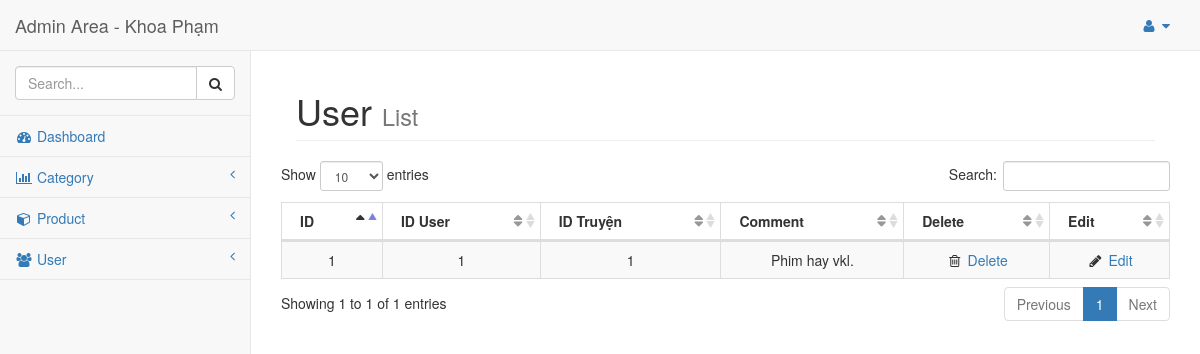
The app's page /public/admin/comment_list.php, older data.
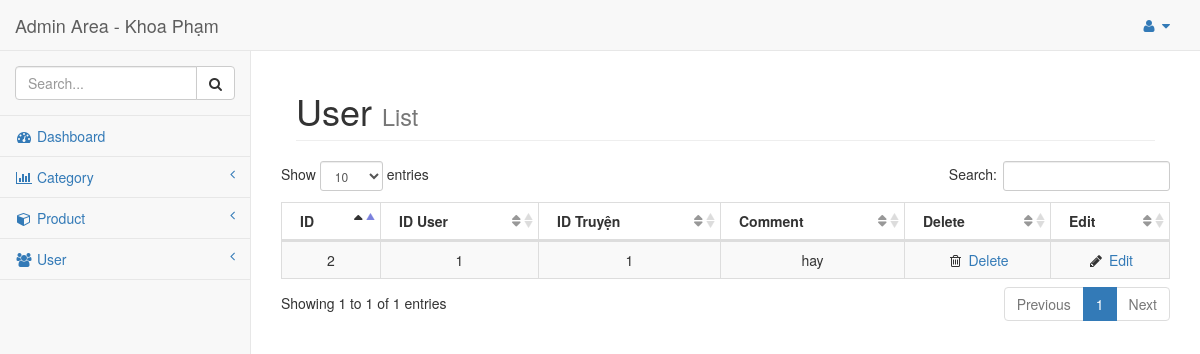
The same page, newer data.
### tables this page shows
CREATE TABLE `comments` (
  `id` int(11) NOT NULL,
  `id_truyen` int(11) NOT NULL,
  `id_user` int(11) NOT NULL,
  `comment` text NOT NULL
);

### model/database.php (called while the page is built, shortened)
<?php
class database{
    public $_dbh = '';
    public $_sql = '';
    public function database() {
        $this->_dbh = new PDO('mysql:host=localhost; dbname=web_assignment','root','');
        $this->_dbh->query('set names "utf8"');
    }
    public function setQuery($sql) {
        $this->_sql = $sql;
    }
    public function execute($options=array()) {
        $this->_cursor = $this->_dbh->prepare($this->_sql);
        $this->_cursor->execute();
        return $this->_cursor;
    }
    public function loadAllRows($options=array()) {
        if(!$options) {
            if(!$result = $this->execute())
                return false;
        }
        else {
            if(!$result = $this->execute($options))
                return false;
        }
        return $result->fetchAll(PDO::FETCH_OBJ);
    }
}
?>

### controller/CommentController.php (called while the page is built, shortened)
<?php
include("../../model/Comment.php");
class CommentController
{
	public function index()
	{
		$comment = new Comment();
		$comments = $comment->getAllComment();
		return array('comment'=>$comments);
	}
}
?>

### model/Comment.php (called while the page is built, shortened)
<?php
include('database.php');
class Comment extends database
{
	function getAllComment()
	{
		$sql = "SELECT * FROM comments";
		return $this->loadAllRows();
	}
}
?>

### public/admin/comment_list.php (the view, shortened to what this page needs)
<?php
include("../../controller/CommentController.php");
$comment = new CommentController();
$comments = $comment->index();
?>
<!DOCTYPE html>
<html lang="en">
<head>
    <link href="bower_components/bootstrap/dist/css/bootstrap.min.css" rel="stylesheet">
    <link href="bower_components/metisMenu/dist/metisMenu.min.css" rel="stylesheet">
    <link href="dist/css/sb-admin-2.css" rel="stylesheet">
    <link href="bower_components/font-awesome/css/font-awesome.min.css" rel="stylesheet" type="text/css">
    <link href="bower_components/datatables-plugins/integration/bootstrap/3/dataTables.bootstrap.css" rel="stylesheet">
    <link href="bower_components/datatables-responsive/css/dataTables.responsive.css" rel="stylesheet">
</head>
<body>
    <div id="wrapper">
        <nav class="navbar navbar-default navbar-static-top" role="navigation" style="margin-bottom: 0">
            <div class="navbar-header">
                <a class="navbar-brand" href="index.html">Admin Area - Khoa Phạm</a>
            </div>
            <ul class="nav navbar-top-links navbar-right">
                <li class="dropdown">
                    <a class="dropdown-toggle" data-toggle="dropdown" href="#">
                        <i class="fa fa-user fa-fw"></i>  <i class="fa fa-caret-down"></i>
                    </a>
                </li>
            </ul>
            <div class="navbar-default sidebar" role="navigation">
                <div class="sidebar-nav navbar-collapse">
                    <ul class="nav" id="side-menu">
                        <li class="sidebar-search">
                            <div class="input-group custom-search-form">
                                <input type="text" class="form-control" placeholder="Search...">
                                <span class="input-group-btn">
                                    <button class="btn btn-default" type="button">
                                        <i class="fa fa-search"></i>
                                    </button>
                                </span>
                            </div>
                        </li>
                        <li>
                            <a href="#"><i class="fa fa-dashboard fa-fw"></i> Dashboard</a>
                        </li>
                        <li>
                            <a href="#"><i class="fa fa-bar-chart-o fa-fw"></i> Category<span class="fa arrow"></span></a>
                        </li>
                        <li>
                            <a href="#"><i class="fa fa-cube fa-fw"></i> Product<span class="fa arrow"></span></a>
                        </li>
                        <li>
                            <a href="#"><i class="fa fa-users fa-fw"></i> User<span class="fa arrow"></span></a>
                        </li>
                    </ul>
                </div>
            </div>
        </nav>
        <div id="page-wrapper">
            <div class="container-fluid">
                <div class="row">
                    <div class="col-lg-12">
                        <h1 class="page-header">User
                            <small>List</small>
                        </h1>
                    </div>
                    <table class="table table-striped table-bordered table-hover" id="dataTables-example">
                        <thead>
                            <tr align="center">
                                <th>ID</th>
                                <th>ID User </th>
                                <th>ID Truyện</th>
                                <th>Comment</th>
                                <th>Delete</th>
                                <th>Edit</th>
                            </tr>
                        </thead>
                        <tbody>
                            <?php
                                $comments = $comments['comment'];
                                foreach ($comments as $key => $comment) {
                                    if($key%2)
                                    {
                                        ?>
                                        <tr class="even gradeC" align="center">
                                            <td><?=$comment->id?></td>
                                            <td><?=$comment->id_user?></td>
                                            <td><?=$comment->id_truyen?></td>
                                            <td><?=$comment->comment?></td>
                                            <td class="center"><i class="fa fa-trash-o  fa-fw"></i><a href="#"> Delete</a></td>
                                            <td class="center"><i class="fa fa-pencil fa-fw"></i> <a href="comment_edit.php?id=<?=$comment->id?>">Edit</a></td>
                                        </tr>
                                        <?php
                                    }
                                    else
                                    {
                                        ?>
                                        <tr class="odd gradeX" align="center">
                                            <td><?=$comment->id?></td>
                                            <td><?=$comment->id_user?></td>
                                            <td><?=$comment->id_truyen?></td>
                                            <td><?=$comment->comment?></td>
                                            <td class="center"><i class="fa fa-trash-o  fa-fw"></i><a href="#"> Delete</a></td>
                                            <td class="center"><i class="fa fa-pencil fa-fw"></i> <a href="comment_edit.php?id=<?=$comment->id?>">Edit</a></td>
                                        </tr>
                                        <?php
                                    }
                                }
                            ?>
                        </tbody>
                    </table>
                </div>
            </div>
        </div>
    </div>
</body>
</html>

Row changes from the older to the newer data that the page shows:
removed comments: id "1", id_user "1", id_truyen "1", comment "Phim hay vkl."
added comments: id "2", id_user "1", id_truyen "1", comment "hay"
